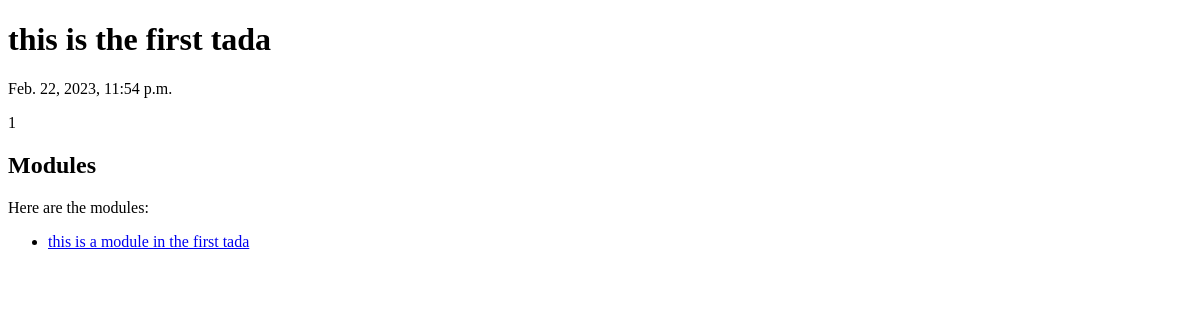
/tada/1/modules/, run on an earlier commit of the app's database.
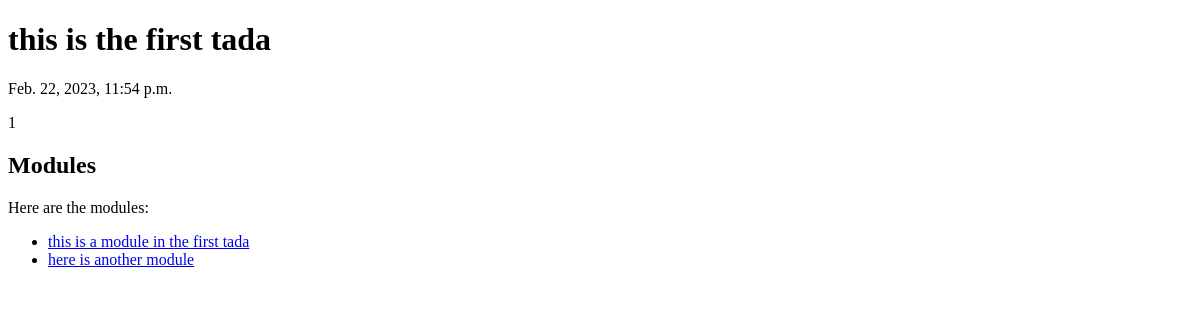
And on a later commit of the database.
### tada/models.py (models this page shows, shortened)
class Module(models.Model):
    tada = models.ForeignKey(Tada, on_delete=models.CASCADE)
    module_name = models.CharField(max_length=200)
    module_text = models.CharField(max_length=200)
    pub_date = models.DateTimeField('date published')

### tada/views.py (the view)
# urls.py: path('<int:tada_id>/modules/', views.modules, name='modules'),
def modules(request, tada_id):
    tada = get_object_or_404(Tada, pk=tada_id)
    return render(request, 'tada/modules.html', {'tada': tada})

### tada/templates/tada/modules.html (shortened to what this page needs)
<!DOCTYPE html>
<html lang="en">
<head>
</head>
<body>
    <h1>{{ tada.tada_text }}</h1>
    <p>{{ tada.pub_date }}</p>
    <p>{{ tada.id }}</p>
    <h2>Modules</h2>
    <p>Here are the modules:</p>
    <ul>
        {% for module in tada.module_set.all %}
            <li><a href="{% url 'tada:module' tada.id module.id %}">{{ module.module_name }}</a></li>
        {% endfor %}
    </ul>
</body>
</html>

What changed in the data, as far as the page shows it:
added Module: module_name "here is another module"
